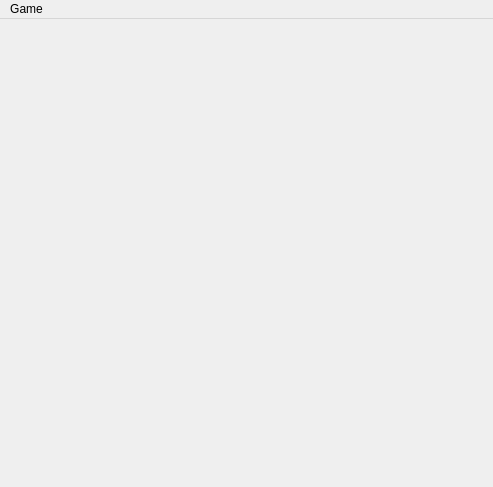
<?xml version="1.0" encoding="UTF-8"?>
<ui version="4.0">
 <class>MainWindow</class>
 <widget class="QMainWindow" name="MainWindow">
  <property name="geometry">
   <rect>
    <x>0</x>
    <y>0</y>
    <width>493</width>
    <height>487</height>
   </rect>
  </property>
  <property name="windowTitle">
   <string>MainWindow</string>
  </property>
  <widget class="QWidget" name="centralWidget"/>
  <widget class="QMenuBar" name="menuBar">
   <property name="geometry">
    <rect>
     <x>0</x>
     <y>0</y>
     <width>493</width>
     <height>25</height>
    </rect>
   </property>
   <widget class="QMenu" name="menuGame">
    <property name="title">
     <string>Game</string>
    </property>
    <addaction name="actionNew_Game"/>
    <addaction name="separator"/>
    <addaction name="actionQuit"/>
   </widget>
   <addaction name="menuGame"/>
  </widget>
  <action name="actionNew_Game">
   <property name="text">
    <string>New Game</string>
   </property>
  </action>
  <action name="actionQuit">
   <property name="text">
    <string>Quit</string>
   </property>
  </action>
 </widget>
 <layoutdefault spacing="6" margin="11"/>
 <resources/>
 <connections/>
</ui>
